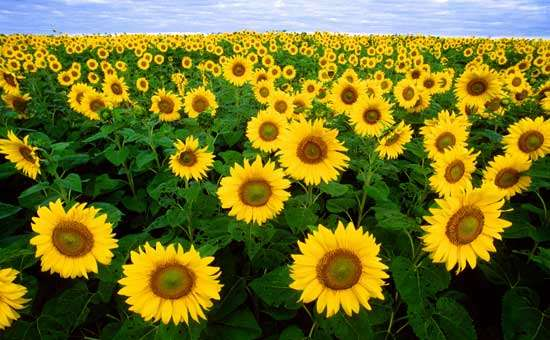
#> input picture Programozas_1/gyakorlat/6gyak/flowers.jpg, 550 x 340 px
$ python 6gyak4.py
#> lines starting #> are read from the running program, lines starting #| are printed output that depends on the picture
#> further down, image is the input picture: shape (340, 550, 3); mean R, G, B 115.5, 113.9, 38.6
import matplotlib.pyplot as plt
import matplotlib.image as img
import numpy as np

def rgb2gray(image):
    gray = np.uint8(0.2989 * image[:,:,0] + 0.5870 * image[:,:,1] + 0.1140 * image[:,:,2])
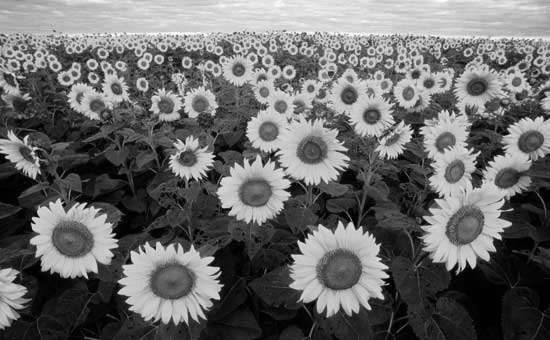
#> gray: shape (340, 550); min 0, max 254, mean 105.3
    return gray

def sorok_torol(image):
    avg_kep = np.mean(image)
#> avg_kep = 105.3
    row_avg = image.mean(axis = 1)
#> row_avg = 340 values, max 210.4 at index 0, min 24.48 at index 328, mean 105.3
    for i in range(image.shape[0]):
        if row_avg[i] > avg_kep:
            image[i,:] = np.zeros(image.shape[1])
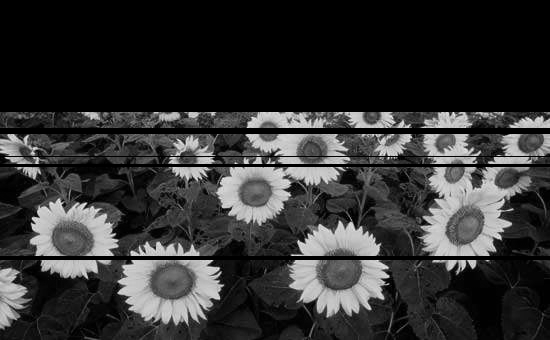
#> image: shape (340, 550); min 0, max 244, mean 50

image = img.imread('flowers.jpg')
gray = rgb2gray(image)


plt.subplot(1,2,1)
plt.imshow(gray,cmap="gray")
plt.subplot(1,2,2)
sorok_torol(gray)
plt.imshow(gray,cmap="gray")
plt.show()
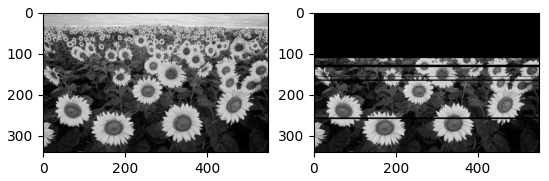
#> figure drawn by matplotlib, 2 panels
